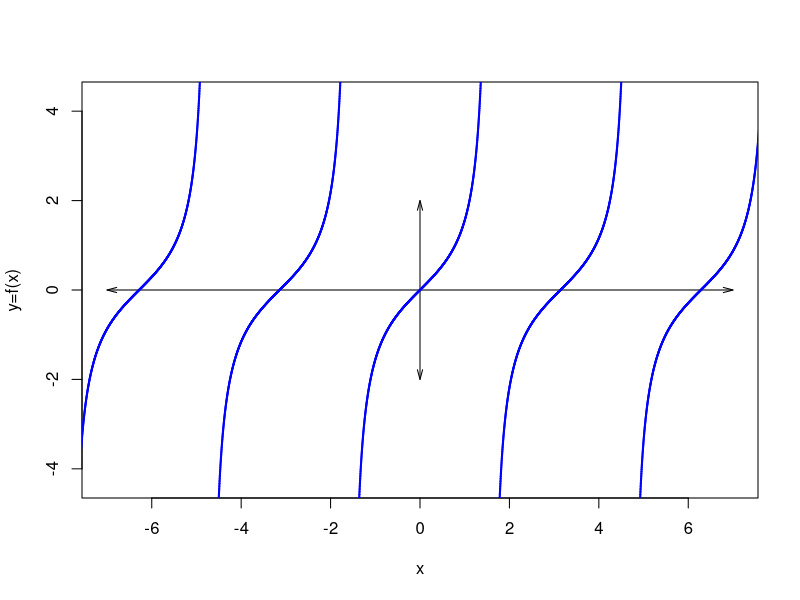
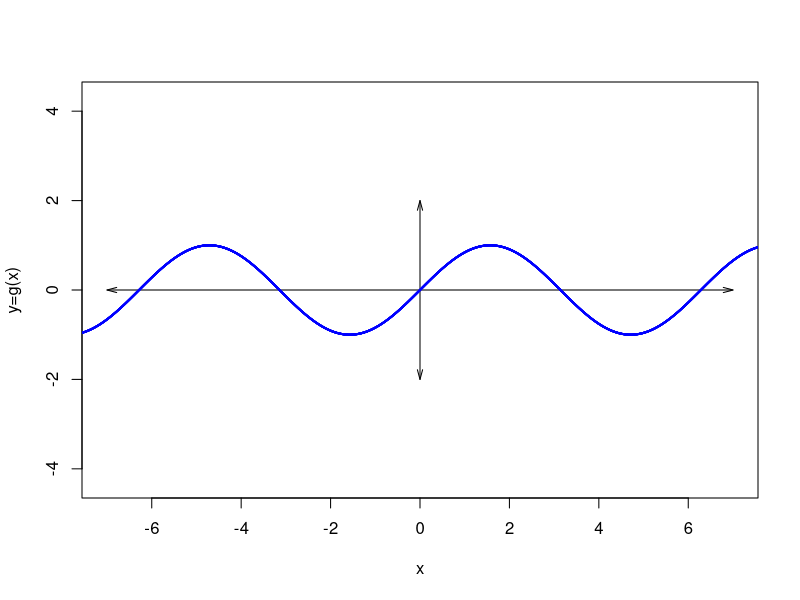
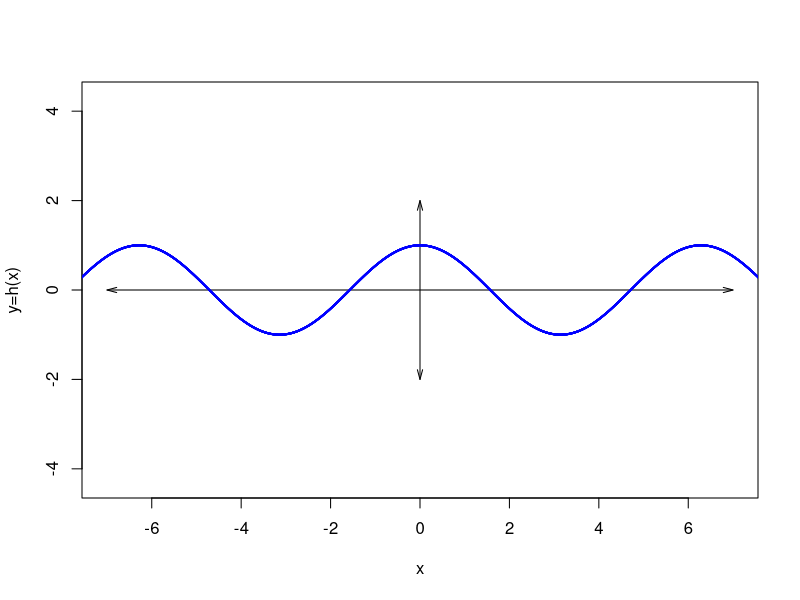

Write the R code that produced these figures, in order.
## ---- chunk 1
xs = seq(-3*pi,3*pi,pi/1080)
y1 = sin(xs)
y2 = cos(xs)
y3 = tan(xs)
ys = list(y1,y2,y3)
ord = sample(1:3)

ach = c("sin","cos","tan")
al1 = paste0("* f(x)=",ach,collapse="\n")
al2 = paste0("* g(x)=",ach,collapse="\n")
al3 = paste0("* h(x)=",ach,collapse="\n")

sol1 = paste0(1*(ord==1),collapse="")
sol2 = paste0(1*(ord==2),collapse="")
sol3 = paste0(1*(ord==3),collapse="")


## ---- chunk 2
plot(0,0,"n",xlim=c(-7,7),ylim=c(-2,2),asp=1,xlab="x",ylab="y=f(x)")
arrows(-7,0,7,0,0.1,15,3)
arrows(0,2,0,-2,0.1,15,3)
for(i in 1:(length(xs)-1)){
    x1 = xs[i]
    x2 = xs[i+1]
    y1 = ys[[ord[1]]][i]
    y2 = ys[[ord[1]]][i+1]
    if(abs(y2-y1)<100){
        lines(c(x1,x2),c(y1,y2),col="blue",lwd=2)
    }
}
## ---- chunk 3
plot(0,0,"n",xlim=c(-7,7),ylim=c(-2,2),asp=1,xlab="x",ylab="y=g(x)")
arrows(-7,0,7,0,0.1,15,3)
arrows(0,2,0,-2,0.1,15,3)
for(i in 1:(length(xs)-1)){
    x1 = xs[i]
    x2 = xs[i+1]
    y1 = ys[[ord[2]]][i]
    y2 = ys[[ord[2]]][i+1]
    if(abs(y2-y1)<100){
        lines(c(x1,x2),c(y1,y2),col="blue",lwd=2)
    }
}
## ---- chunk 4
plot(0,0,"n",xlim=c(-7,7),ylim=c(-2,2),asp=1,xlab="x",ylab="y=h(x)")
arrows(-7,0,7,0,0.1,15,3)
arrows(0,2,0,-2,0.1,15,3)
for(i in 1:(length(xs)-1)){
    x1 = xs[i]
    x2 = xs[i+1]
    y1 = ys[[ord[3]]][i]
    y2 = ys[[ord[3]]][i+1]
    if(abs(y2-y1)<100){
        lines(c(x1,x2),c(y1,y2),col="blue",lwd=2)
    }
}
